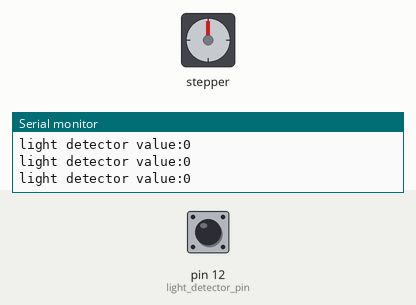
A sketch run on a simulated Arduino Uno, built with avr-gcc and run on an emulated ATmega328P. Parts: stepper motor, the last lines printed to the serial monitor. The inputs (shaded band) are chosen by the test bench; at power-on: pin 12 (light_detector_pin) LOW. Stepper angles assume 2048 steps per turn.

Above: at 1.2 s.
1.3 s: pin 12 (light_detector_pin) driven HIGH
At 4.2 s:
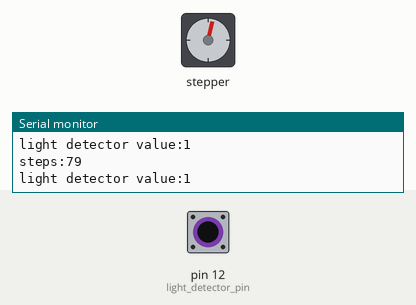
4.3 s: pin 12 (light_detector_pin) driven LOW
At 5.4 s:
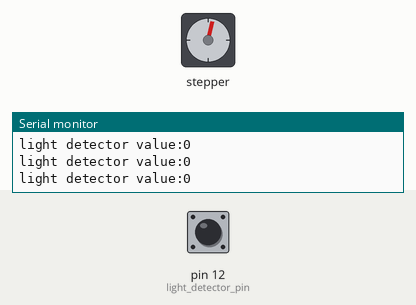
7.3 s: pin 12 (light_detector_pin) driven HIGH
At 9.91 s:
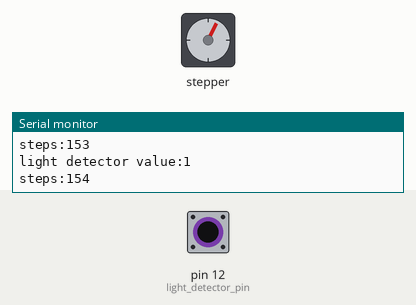
10.3 s: pin 12 (light_detector_pin) pulsed LOW 5 times (0.12 s each, 0.3 s apart)
14.8 s: pin 12 (light_detector_pin) driven LOW
At 14.8 s:
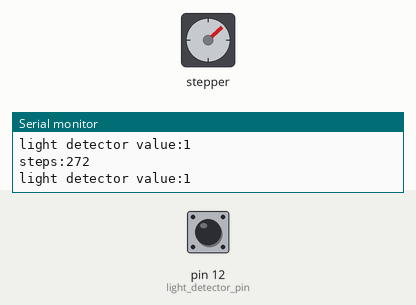
17.8 s: pin 12 (light_detector_pin) driven HIGH
At 20.3 s:
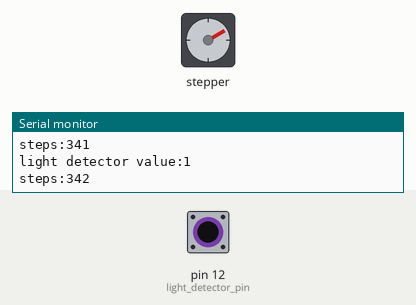
Timing chart, 0 to 26.0 s (numbered marks = the images above; inputs shaded):
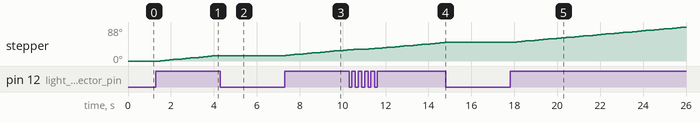

The sketch:

step_test.ino
```cpp
#include <Stepper.h>

int light_detector_pin = 12;
int stepCount = 0;          // number of steps the motor has taken
int light_detector_value = 0;

const int stepsPerRevolution = 64;  // change this to fit the number of steps per revolution

// initialize the stepper library on pins 8 through 11:
Stepper myStepper(stepsPerRevolution, 8, 9, 10, 11);

void setup() {
  // initialize the serial port:
  Serial.begin(9600);
  pinMode(light_detector_pin, INPUT);
}

void loop() {
  light_detector_value = digitalRead(light_detector_pin);
  Serial.print("light detector value:");
  Serial.println(light_detector_value);

  if (light_detector_value == HIGH) {
    myStepper.step(1);
    Serial.print("steps:");
    Serial.println(stepCount);
    stepCount++;
  }
}
```

Measured:
- after the input at 1.3 s, stepper: keeps turning clockwise at about 5°/s, starting after 0.20 s
- after the input at 4.3 s, stepper: stops changing and stays 14°
- after the input at 7.3 s, stepper: keeps turning clockwise at about 5°/s, starting after 0.05 s
- after the input at 14.8 s, stepper: stops changing and stays 48°
- after the input at 17.8 s, stepper: keeps turning clockwise at about 5°/s, starting after 0.10 s
